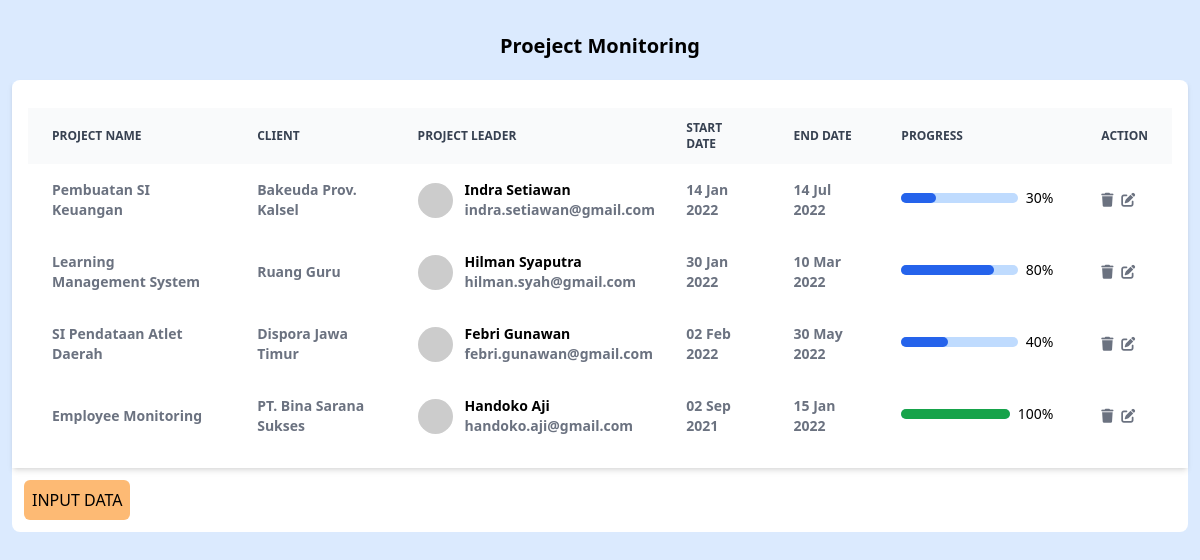
The page / on the database its author committed.
### tables this page shows
CREATE TABLE `proyek` (
  `id` int(11) NOT NULL,
  `project` varchar(255) NOT NULL,
  `client` varchar(255) NOT NULL,
  `leader_name` varchar(255) NOT NULL,
  `leader_email` varchar(255) NOT NULL,
  `leader_img` varchar(255) NOT NULL,
  `start_date` date NOT NULL,
  `end_date` date NOT NULL,
  `progress` int(30) NOT NULL
);

### index.php (the view, shortened to what this page needs)
<?php
$conn = mysqli_connect('localhost', 'root', '13052003', 'seleksi');
?>
<!doctype html>
<html>
<head>
    <script src="https://cdn.tailwindcss.com"></script>
    <link rel="stylesheet" href="https://cdnjs.cloudflare.com/ajax/libs/font-awesome/6.2.1/css/all.min.css" />
</head>
<body>
    <div class="bg-[#dbeafe] w-full h-[100vh] flex flex-col items-center">
        <h1 class="font-bold text-xl mt-8">Proeject Monitoring</h1>
        <div class="w-[98%] bg-white mt-5 rounded-lg">
            <div class="relative overflow-x-auto shadow-md w-full mx-auto p-4">
                <table class="w-full text-sm text-left text-gray-500 mt-3">
                    <thead class="text-xs text-gray-700 uppercase bg-[#f9fafb] ">
                        <tr>
                            <th scope="col" class="px-6 py-3">
                                Project name
                            </th>
                            <th scope="col" class="px-6 py-3">
                                Client
                            </th>
                            <th scope="col" class="px-6 py-3">
                                Project Leader
                            </th>
                            <th scope="col" class="px-6 py-3">
                                Start Date
                            </th>
                            <th scope="col" class="px-6 py-3">
                                End Date
                            </th>
                            <th scope="col" class="px-6 py-3 w-[200px]">
                                Progress
                            </th>
                            <th scope="col" class="px-6 py-3">
                                Action
                            </th>
                        </tr>
                    </thead>
                    <tbody>
                        <?php
                        $sql = "SELECT * FROM proyek";
                        if ($result = mysqli_query($conn, $sql)) {
                            while ($data = mysqli_fetch_row($result)) {
                                echo ' <tr class="bg-[#ffffff]">
                    <td scope="row" class="font-semibold px-6 py-4">
                    ' . $data[1] . '
                    </td>
                    <td class="font-semibold px-6 py-4">
                    ' . $data[2] . '
                    </td>
                    <td class="font-semibold px-6 py-4">
                    <div class="flex items-center">
                        <img class="rounded-full w-[35px] h-[35px]" src=" ' . $data[5] . '" alt="">
                        <div class="flex flex-col pl-3">
                            <p class="font-bold text-md text-black"> ' . $data[3] . '</p>
                            <p> ' . $data[4] . '</p>
                         </div>
                     </div>
                    </td>
                    <td class="font-semibold px-6 py-4">
                        ' . date("d M Y", strtotime($data[6])) . '
                    </td>
                    <td class="font-semibold px-6 py-4">
                    ' . date("d M Y", strtotime($data[7])) . '
                    </td>
                    <td class="font-semibold px-6 py-4">
                        <div class="flex justify-between mb-1 flex-row items-center">
                        <div class="w-full bg-blue-200 rounded-full h-2.5">';
                                if ($data[8] >= 100) {
                                    echo '<div class="bg-green-600 h-2.5 rounded-full" style="width: ' . $data[8] . '%"></div>';
                                } else {
                                    echo '<div class="bg-blue-600 h-2.5 rounded-full" style="width: ' . $data[8] . '%"></div>';
                                }
                                echo '
                        </div>
                        <span class="text-sm font-medium text-black ml-2">' . $data[8] . '%</span>
                        </div>
                    </td>
                    <td class="font-semibold px-6 py-4">
                        <a href="hapus.php?no=' . $data[0] . '" class="pr-1 font-medium  hover:underline"><i class="fa-solid fa-trash"></i></a>
                        <a href="edit.php?no=' . $data[0] . '" class="font-medium  hover:underline"><i class="fa-solid fa-pen-to-square"></i></a>
                    </td>
                </tr>';
                            }
                        }
                        ?>
                        </table>
            </div>
            <div class="p-3">
                <button class="p-2 bg-orange-300 rounded-md"><a href="input.php">INPUT DATA</button>
            </div>
        </div>
</html>

### rows shown on the page
proyek: project "Pembuatan SI Keuangan", client "Bakeuda Prov. Kalsel", leader_name "Indra Setiawan", leader_email "indra.setiawan@gmail.com", start_date "14 Jan 2022", end_date "14 Jul 2022", progress "30"
proyek: project "Learning Management System", client "Ruang Guru", leader_name "Hilman Syaputra", leader_email "hilman.syah@gmail.com", start_date "30 Jan 2022", end_date "10 Mar 2022", progress "80"
proyek: project "SI Pendataan Atlet Daerah", client "Dispora Jawa Timur", leader_name "Febri Gunawan", leader_email "febri.gunawan@gmail.com", start_date "02 Feb 2022", end_date "30 May 2022", progress "40"
proyek: project "Employee Monitoring", client "PT. Bina Sarana Sukses", leader_name "Handoko Aji", leader_email "handoko.aji@gmail.com", start_date "02 Sep 2021", end_date "15 Jan 2022", progress "100"
